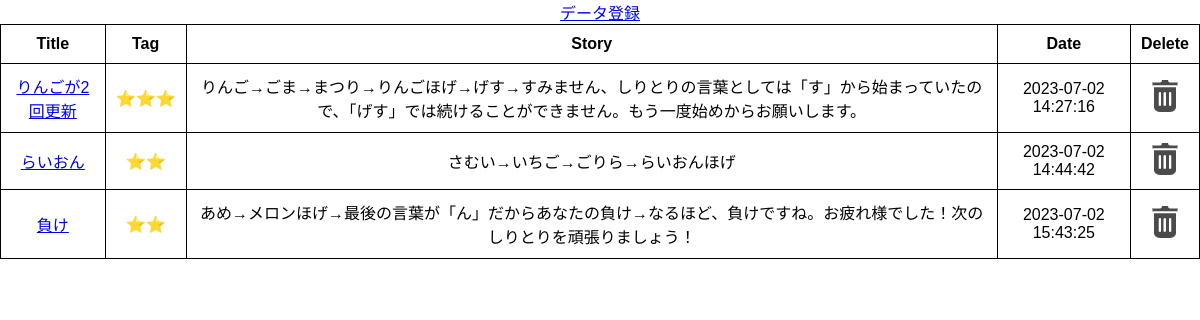
Page /08_CRUD02/select.php on the committed database.
### tables this page shows
CREATE TABLE `gs_bm_table` (
  `id` int(12) NOT NULL,
  `title` varchar(64) NOT NULL,
  `tag` varchar(64) NOT NULL,
  `story` text NOT NULL,
  `date` datetime NOT NULL
);

### 08_CRUD02/funcs.php (called while the page is built)
<?php
function h($str){
    return htmlspecialchars($str, ENT_QUOTES, "UTF-8");
  }

### 08_CRUD02/select.php (the view, shortened to what this page needs)
<?php
require_once("funcs.php");
try {
  $pdo = new PDO('mysql:dbname=gs_db;charset=utf8;host=localhost','root','');
} catch (PDOException $e) {
  exit('DBConnectError'.$e->getMessage());
}
$stmt = $pdo->prepare("SELECT * FROM gs_bm_table");
$status = $stmt->execute();
$result = $stmt->fetchAll(PDO::FETCH_ASSOC);
?>
<!DOCTYPE html>
<html lang="en">
<head>
    <link rel="stylesheet" href="./css/style.css">
</head>
<body>
    <header>
        <a href="index.php">データ登録</a>
    </header>
    <table class="table">
            <thead>
                <tr>
                    <th>Title</th>
                    <th>Tag</th>
                    <th>Story</th>
                    <th>Date</th>
                    <th>Delete</th>
                </tr>
            </thead>
            <tbody>
                <?php foreach ($result as $result): ?>
                <tr>
                    <td><a href="detail.php?id=<?= h($result['id']) ?>"><?= h($result['title']) ?></a></td>
                    <td><?= h($result['tag']) ?></td>
                    <td><?= h($result['story']) ?></td>
                    <td><?= h($result['date']) ?></td>
                    <td><a href="delete.php?id=<?= h($result['id']) ?>"><img src="./img/trash.png" alt="trash"></a></td>
                </tr>
                <?php endforeach; ?>
            </tbody>
    </table>
</body>
</html>

### 08_CRUD02/css/style.css (style rules this page uses)
body { text-align:center; align-items: center; min-height: 100vh; margin: 0; font-family: sans-serif; }
th,td { border: solid 1px; padding: 10px; }
table { border-collapse: collapse; }

### rows in the picture
gs_bm_table: title "りんごが2回更新", tag "⭐️⭐️⭐️", story "りんご→ごま→まつり→りんごほげ→げす→すみません、しりとりの言葉としては「す」から始まっていたので、「げす」では続けることができません。もう一度始めからお願いします。", date "2023-07-02 14:27:16"
gs_bm_table: title "らいおん", tag "⭐️⭐️", story "さむい→いちご→ごりら→らいおんほげ", date "2023-07-02 14:44:42"
gs_bm_table: title "負け", tag "⭐️⭐️", story "あめ→メロンほげ→最後の言葉が「ん」だからあなたの負け→なるほど、負けですね。お疲れ様でした！次のしりとりを頑張りましょう！", date "2023-07-02 15:43:25"
